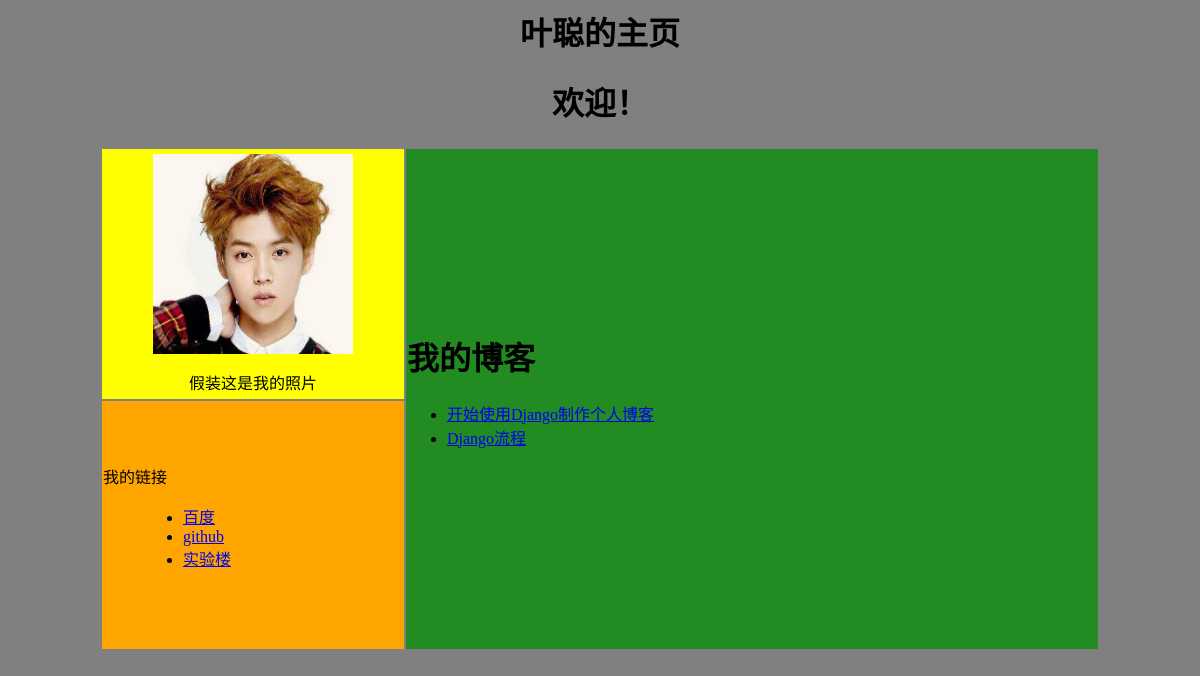
The page /blog/ on the database as committed earlier.
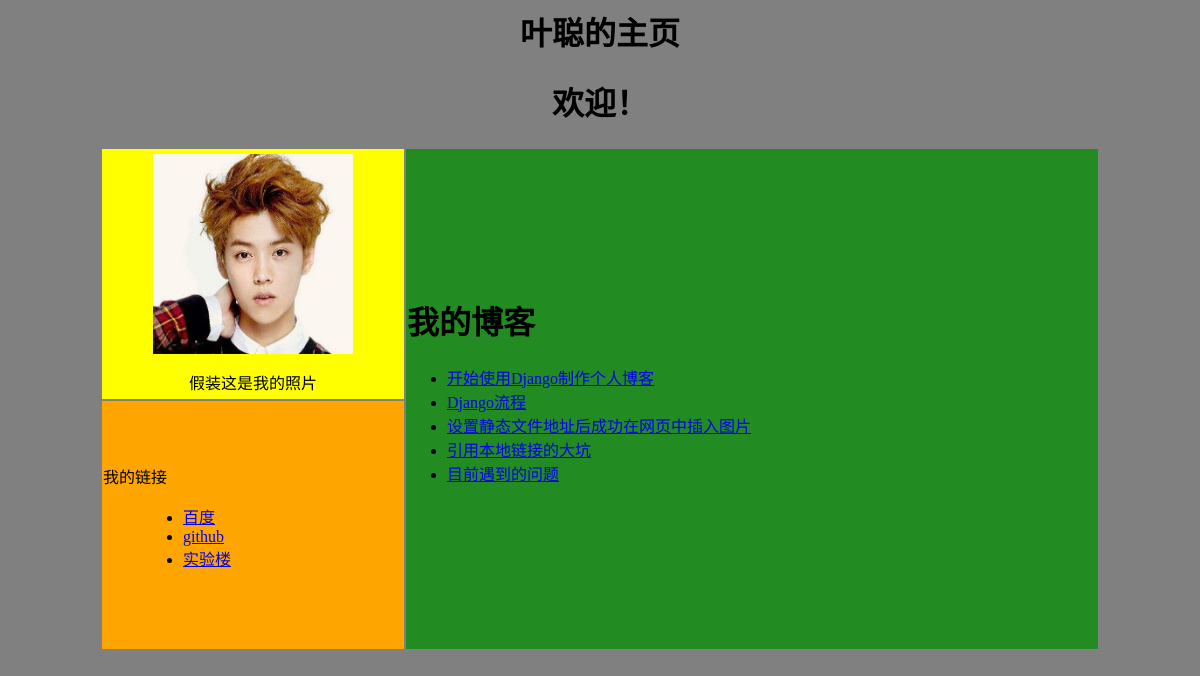
The same page on the database as committed later.
### blog/models.py (models this page shows, shortened)
class BlogArticles(models.Model):
    title = models.CharField(max_length=300)
    author = models.ForeignKey(User,related_name='blog_posts')
    body = models.TextField()
    publish = models.DateTimeField(default=timezone.now)
    class meta:
        ordering = ('-publish',)

### blog/views.py (the view)
def blog_title(request):
    blogs = BlogArticles.objects.all()
    return render(request,'blog/titles.html',{'blogs':blogs})

### templates/blog/titles.html (shortened to what this page needs)
{% extends 'base.html' %}
{% block contain %}
<h1>我的博客</h1>
<div>
	<ul>
		{% for blog in blogs %}
		<li><a href='{% url 'blog:blog_articles' article_id=blog.id %}'>{{ blog.title }}</a></li>
		{% endfor %}
	</ul>
</div>
{% endblock %}

### templates/base.html (shortened to what this page needs)
{% load staticfiles %}
<html lang='zh-cn'>
<head>
</head>
    <body bgcolor='gray'>
      <h1 align='center' color='blue'>叶聪的主页</h1>
      <table align='center' width='1000'>
        <tr>
	  <td colspan=2>
            <h1 align='center';color='blue'>欢迎！</h1>
          </td>
        </tr>
        <tr>
          <td style='background-color:yellow;width:300;height:250'>
	  <p align='center'><img src="{% static '/images/luhan.jpg' %}" width='200' height='200'></p>
          <p style='text-align:center'>假装这是我的照片</p>
          </td>
          <td rowspan='2' bgcolor='forestgreen' height='500'>
            {% block contain %}{% endblock %}
          </td>
        </tr>
        <tr>
          <td bgcolor='orange'>
            <dl>
              <dt>我的链接</dt>
                <dd>
                  <ul>
                    <li><a href='http://www.baidu.com' target='_blank'>百度</a></li>
                    <li><a href='https://www.github.com' target='_blank'>github</a></li>
                    <li><a href='http://www.shiyanlou.com' target='_blank'>实验楼</a></li>
                  </ul>
                </dd>
            </dl>
          </td>
        </tr>
      </table>
    </body>
</html>

Rows that differ between the two databases and show on the page:
added BlogArticles: title "设置静态文件地址后成功在网页中插入图片"
added BlogArticles: title "引用本地链接的大坑"
added BlogArticles: title "目前遇到的问题"
